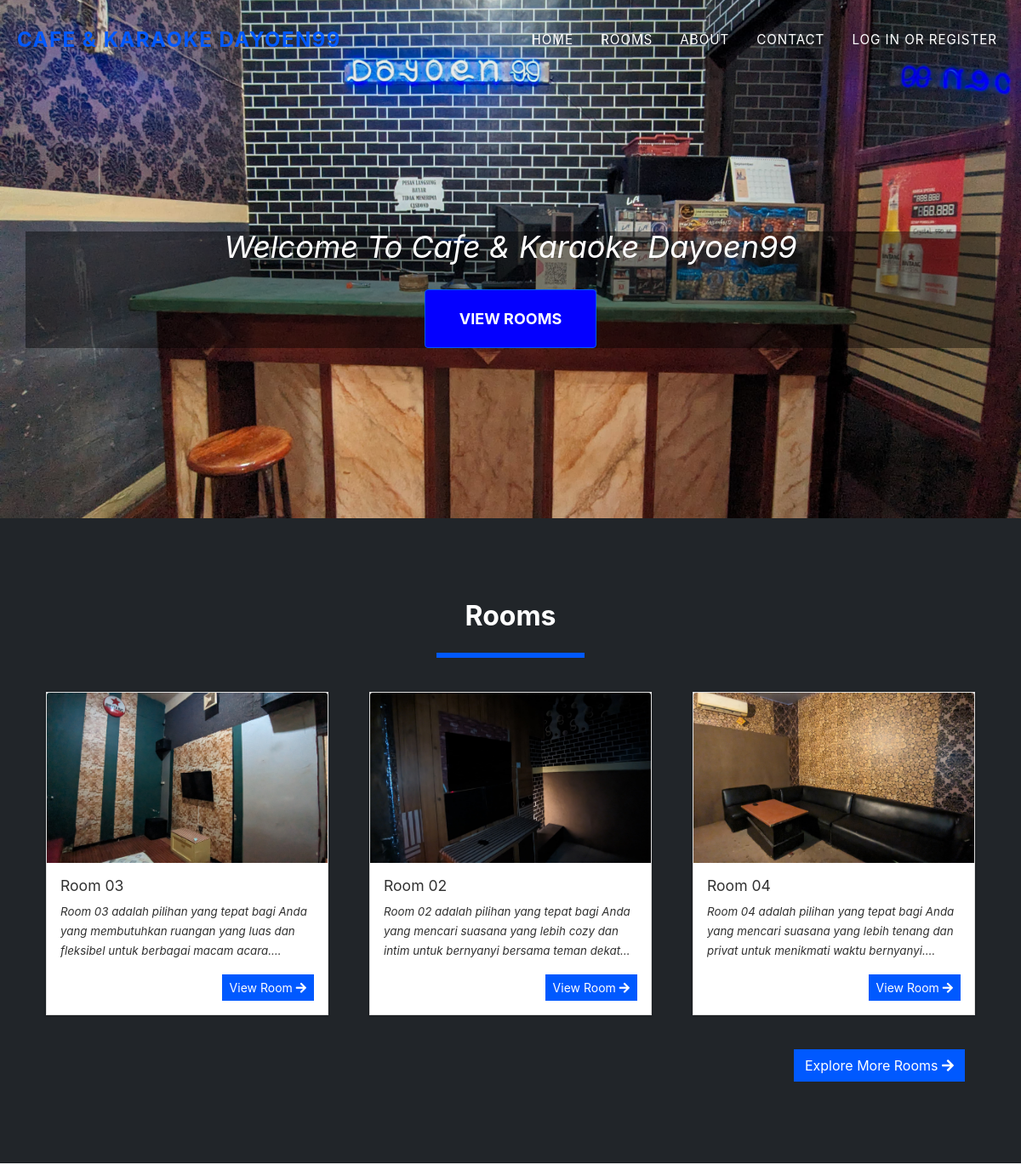
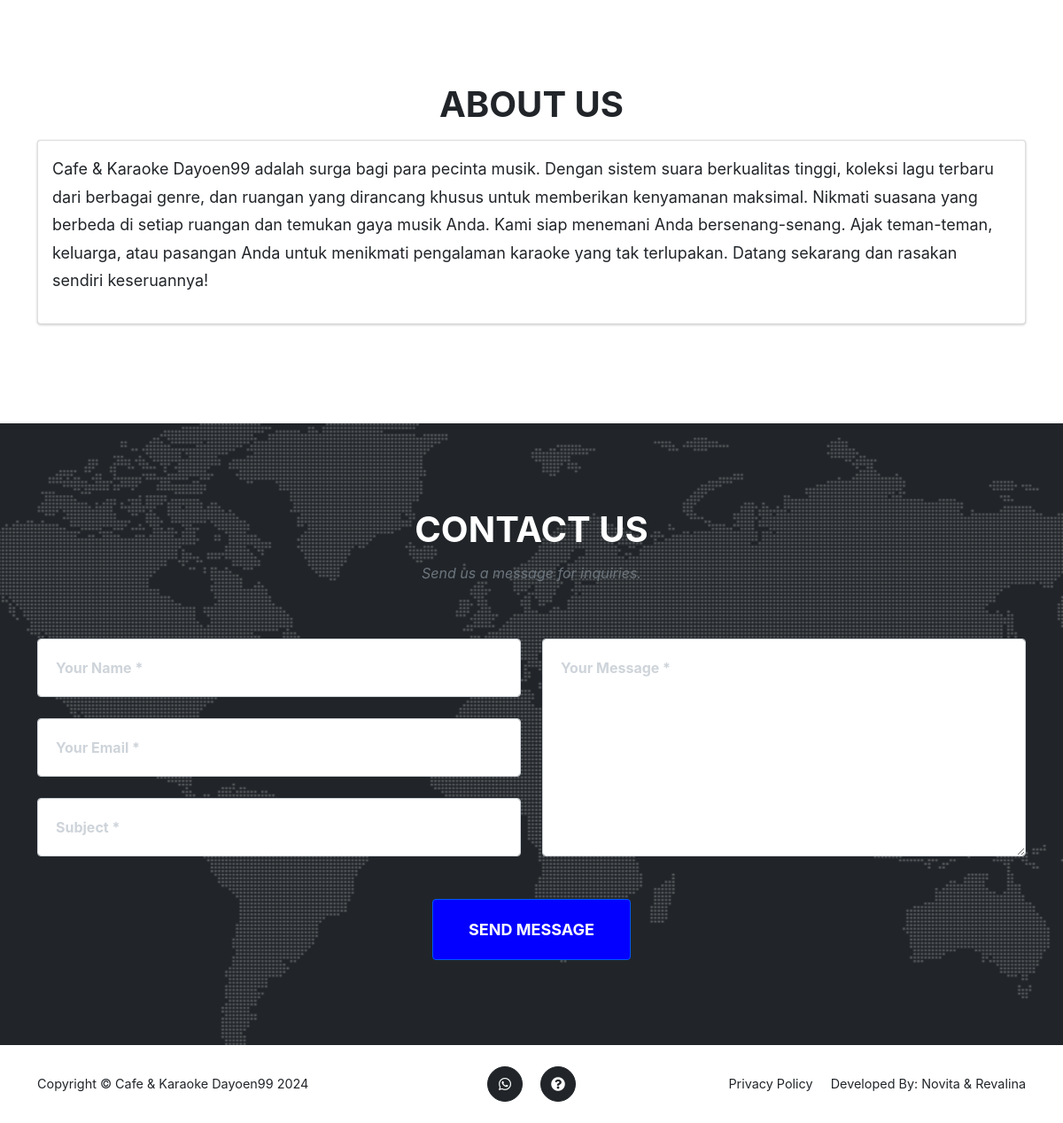
The page / on the database its author committed (2 pictures, top to bottom).
### tables this page shows
CREATE TABLE `room_list` (
  `id` int(30) NOT NULL,
  `room` text NOT NULL,
  `description` text NOT NULL,
  `price` float NOT NULL,
  `status` tinyint(1) NOT NULL COMMENT '1 = Available, 2 = Unavailable',
  `upload_path` text DEFAULT NULL,
  `date_created` datetime NOT NULL DEFAULT current_timestamp(),
  `date_updated` datetime DEFAULT NULL ON UPDATE current_timestamp()
);

### classes/DBConnection.php (called while the page is built, shortened)
<?php
class DBConnection{
    private $host = DB_SERVER;
    private $username = DB_USERNAME;
    private $password = DB_PASSWORD;
    private $database = DB_NAME;
    public $conn;
    public function __construct(){
        if (!isset($this->conn)) {
            $this->conn = new mysqli($this->host, $this->username, $this->password, $this->database);
        }
    }
}
?>

### classes/SystemSettings.php (called while the page is built, shortened)
<?php
class SystemSettings extends DBConnection{
	function info($field=''){
		if(!empty($field)){
			if(isset($_SESSION['system_info'][$field]))
				return $_SESSION['system_info'][$field];
			else
				return false;
		}else{
			return false;
		}
	}
}
$_settings = new SystemSettings();
?>

### config.php (called while the page is built, shortened)
<?php
require_once('classes/DBConnection.php');
require_once('classes/SystemSettings.php');
function validate_image($file){
	if(!empty($file)){
		if(is_file(base_app.$file)){
			return base_url.$file;
		}else{
			return base_url.'dist/img/no-image-available.png';
		}
	}else{
		return base_url.'dist/img/no-image-available.png';
	}
}
?>

### portal.php (the view, shortened to what this page needs)
<header class="masthead">
	<div class="container">
		<div class="masthead-subheading">Welcome To <?php echo $_settings->info('short_name') ?></div>
		<a class="btn btn-primary btn-xl text-uppercase" href="#home">View Rooms</a>
	</div>
</header>
<section class="page-section bg-dark" id="home">
	<div class="container">
		<h2 class="text-center">Rooms</h2>
	<div class="d-flex w-100 justify-content-center">
		<hr class="border-warning" style="border:3px solid" width="15%">
	</div>
	<div class="row">
		<?php
		$rooms = $conn->query("SELECT * FROM `room_list` order by rand() limit 3");
			while($row = $rooms->fetch_assoc() ):
				$cover='';
				if(is_dir(base_app.'uploads/room_'.$row['id'])){
					$img = scandir(base_app.'uploads/room_'.$row['id']);
					$k = array_search('.',$img);
					if($k !== false)
						unset($img[$k]);
					$k = array_search('..',$img);
					if($k !== false)
						unset($img[$k]);
					$cover = isset($img[2]) ? 'uploads/room_'.$row['id'].'/'.$img[2] : "";
				}
				$row['description'] = strip_tags(stripslashes(html_entity_decode($row['description'])));
		?>
			<div class="col-md-4 p-4 ">
				<div class="card w-100 rounded-0">
					<img class="card-img-top" src="<?php echo validate_image($cover) ?>" alt="<?php echo $row['room'] ?>" height="200rem" style="object-fit:cover">
					<div class="card-body">
					<h5 class="card-title truncate-1 w-100"><?php echo $row['room'] ?></h5><br>
    				<p class="card-text truncate"><?php echo $row['description'] ?></p>
					<div class="w-100 d-flex justify-content-end">
						<a href="./?page=view_room&id=<?php echo md5($row['id']) ?>" class="btn btn-sm btn-flat btn-warning">View Room <i class="fa fa-arrow-right"></i></a>
					</div>
					</div>
				</div>
			</div>
		<?php endwhile; ?>
	</div>
	<div class="d-flex w-100 justify-content-end">
		<a href="./?page=rooms" class="btn btn-flat btn-warning mr-4">Explore More Rooms <i class="fa fa-arrow-right"></i></a>
	</div>
	</div>
</section>
<section class="page-section" id="about">
	<div class="container">
		<div class="text-center">
			<h2 class="section-heading text-uppercase">About Us</h2>
		</div>
		<div>
			<div class="card w-100">
				<div class="card-body">
					<?php echo file_get_contents(base_app.'about.html') ?>
				</div>
			</div>
		</div>
	</div>
</section>
<section class="page-section" id="contact">
	<div class="container">
		<div class="text-center">
			<h2 class="section-heading text-uppercase">Contact Us</h2>
			<h3 class="section-subheading text-muted">Send us a message for inquiries.</h3>
		</div>
		<form id="contactForm" >
			<div class="row align-items-stretch mb-5">
				<div class="col-md-6">
					<div class="form-group">
						<input class="form-control" id="name" name="name" type="text" placeholder="Your Name *" required />
					</div>
					<div class="form-group">
						<input class="form-control" id="email" name="email" type="email" placeholder="Your Email *" data-sb-validations="required,email" />
					</div>
					<div class="form-group mb-md-0">
						<input class="form-control" id="subject" name="subject" type="subject" placeholder="Subject *" required />
					</div>
				</div>
				<div class="col-md-6">
					<div class="form-group form-group-textarea mb-md-0">
						<textarea class="form-control" id="message" name="message" placeholder="Your Message *" required></textarea>
					</div>
				</div>
			</div>
			<div class="text-center"><button class="btn btn-primary btn-xl text-uppercase" id="submitButton" type="submit">Send Message</button></div>
		</form>
	</div>
</section>

### rows shown on the page
room_list: shows a picture, room "Room 03", description "Room 03 adalah pilihan yang tepat bagi Anda yang membutuhkan ruangan yang luas dan fleksibel untuk berbagai macam…"
room_list: shows a picture, room "Room 02", description "Room 02 adalah pilihan yang tepat bagi Anda yang mencari suasana yang lebih cozy dan intim untuk bernyanyi bersama teman…"
room_list: shows a picture, room "Room 04", description "Room 04 adalah pilihan yang tepat bagi Anda yang mencari suasana yang lebih tenang dan privat untuk menikmati waktu…"

### other values the page prints
$_settings->info('short_name') "Cafe & Karaoke Dayoen99"
